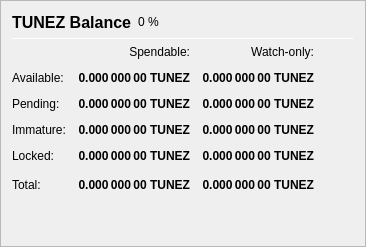
                   <widget class="QFrame" name="frame_Balances">
                    <property name="frameShape">
                     <enum>QFrame::StyledPanel</enum>
                    </property>
                    <property name="frameShadow">
                     <enum>QFrame::Raised</enum>
                    </property>
                    <layout class="QVBoxLayout" name="verticalLayout_4">
                     <item>
                      <layout class="QHBoxLayout" name="horizontalLayout_4">
                       <item>
                        <widget class="QLabel" name="label_5">
                         <property name="minimumSize">
                          <size>
                           <width>0</width>
                           <height>20</height>
                          </size>
                         </property>
                         <property name="font">
                          <font>
                           <pointsize>12</pointsize>
                           <weight>75</weight>
                           <bold>true</bold>
                          </font>
                         </property>
                         <property name="text">
                          <string>TUNEZ Balance</string>
                         </property>
                        </widget>
                       </item>
                       <item>
                        <widget class="QLabel" name="labelPIVPercent">
                         <property name="text">
                          <string notr="true">0 %</string>
                         </property>
                        </widget>
                       </item>
                       <item>
                        <spacer name="horizontalSpacer_3">
                         <property name="orientation">
                          <enum>Qt::Horizontal</enum>
                         </property>
                         <property name="sizeHint" stdset="0">
                          <size>
                           <width>40</width>
                           <height>20</height>
                          </size>
                         </property>
                        </spacer>
                       </item>
                      </layout>
                     </item>
                     <item>
                      <widget class="Line" name="line_Balance">
                       <property name="minimumSize">
                        <size>
                         <width>0</width>
                         <height>1</height>
                        </size>
                       </property>
                       <property name="maximumSize">
                        <size>
                         <width>16777215</width>
                         <height>1</height>
                        </size>
                       </property>
                       <property name="orientation">
                        <enum>Qt::Horizontal</enum>
                       </property>
                      </widget>
                     </item>
                     <item>
                      <layout class="QGridLayout" name="gridLayout">
                       <property name="spacing">
                        <number>12</number>
                       </property>
                       <item row="0" column="1">
                        <widget class="QLabel" name="labelSpendable">
                         <property name="text">
                          <string>Spendable:</string>
                         </property>
                         <property name="alignment">
                          <set>Qt::AlignRight|Qt::AlignTrailing|Qt::AlignVCenter</set>
                         </property>
                        </widget>
                       </item>
                       <item row="0" column="2">
                        <widget class="QLabel" name="labelWatchonly">
                         <property name="text">
                          <string>Watch-only:</string>
                         </property>
                         <property name="alignment">
                          <set>Qt::AlignRight|Qt::AlignTrailing|Qt::AlignVCenter</set>
                         </property>
                        </widget>
                       </item>
                       <item row="1" column="0">
                        <widget class="QLabel" name="labelBalanceText">
                         <property name="text">
                          <string>Available:</string>
                         </property>
                        </widget>
                       </item>
                       <item row="1" column="1">
                        <widget class="QLabel" name="labelBalance">
                         <property name="font">
                          <font>
                           <weight>75</weight>
                           <bold>true</bold>
                          </font>
                         </property>
                         <property name="cursor">
                          <cursorShape>IBeamCursor</cursorShape>
                         </property>
                         <property name="toolTip">
                          <string>Your current spendable balance</string>
                         </property>
                         <property name="text">
                          <string notr="true">0.000 000 00 TUNEZ</string>
                         </property>
                         <property name="alignment">
                          <set>Qt::AlignRight|Qt::AlignTrailing|Qt::AlignVCenter</set>
                         </property>
                         <property name="textInteractionFlags">
                          <set>Qt::LinksAccessibleByMouse|Qt::TextSelectableByKeyboard|Qt::TextSelectableByMouse</set>
                         </property>
                        </widget>
                       </item>
                       <item row="1" column="2">
                        <widget class="QLabel" name="labelWatchAvailable">
                         <property name="font">
                          <font>
                           <weight>75</weight>
                           <bold>true</bold>
                          </font>
                         </property>
                         <property name="cursor">
                          <cursorShape>IBeamCursor</cursorShape>
                         </property>
                         <property name="toolTip">
                          <string>Your current balance in watch-only addresses</string>
                         </property>
                         <property name="text">
                          <string notr="true">0.000 000 00 TUNEZ</string>
                         </property>
                         <property name="alignment">
                          <set>Qt::AlignRight|Qt::AlignTrailing|Qt::AlignVCenter</set>
                         </property>
                         <property name="textInteractionFlags">
                          <set>Qt::LinksAccessibleByMouse|Qt::TextSelectableByKeyboard|Qt::TextSelectableByMouse</set>
                         </property>
                        </widget>
                       </item>
                       <item row="2" column="0">
                        <widget class="QLabel" name="labelPendingText">
                         <property name="text">
                          <string>Pending:</string>
                         </property>
                        </widget>
                       </item>
                       <item row="2" column="1">
                        <widget class="QLabel" name="labelUnconfirmed">
                         <property name="font">
                          <font>
                           <weight>75</weight>
                           <bold>true</bold>
                          </font>
                         </property>
                         <property name="cursor">
                          <cursorShape>IBeamCursor</cursorShape>
                         </property>
                         <property name="toolTip">
                          <string>Total of transactions that have yet to be confirmed, and do not yet count toward the spendable balance</string>
                         </property>
                         <property name="text">
                          <string notr="true">0.000 000 00 TUNEZ</string>
                         </property>
                         <property name="alignment">
                          <set>Qt::AlignRight|Qt::AlignTrailing|Qt::AlignVCenter</set>
                         </property>
                         <property name="textInteractionFlags">
                          <set>Qt::LinksAccessibleByMouse|Qt::TextSelectableByKeyboard|Qt::TextSelectableByMouse</set>
                         </property>
                        </widget>
                       </item>
                       <item row="2" column="2">
                        <widget class="QLabel" name="labelWatchPending">
                         <property name="font">
                          <font>
                           <weight>75</weight>
                           <bold>true</bold>
                          </font>
                         </property>
                         <property name="cursor">
                          <cursorShape>IBeamCursor</cursorShape>
                         </property>
                         <property name="toolTip">
                          <string>Unconfirmed transactions to watch-only addresses</string>
                         </property>
                         <property name="text">
                          <string notr="true">0.000 000 00 TUNEZ</string>
                         </property>
                         <property name="alignment">
                          <set>Qt::AlignRight|Qt::AlignTrailing|Qt::AlignVCenter</set>
                         </property>
                         <property name="textInteractionFlags">
                          <set>Qt::LinksAccessibleByMouse|Qt::TextSelectableByKeyboard|Qt::TextSelectableByMouse</set>
                         </property>
                        </widget>
                       </item>
                       <item row="3" column="0">
                        <widget class="QLabel" name="labelImmatureText">
                         <property name="text">
                          <string>Immature:</string>
                         </property>
                        </widget>
                       </item>
                       <item row="3" column="1">
                        <widget class="QLabel" name="labelImmature">
                         <property name="font">
                          <font>
                           <weight>75</weight>
                           <bold>true</bold>
                          </font>
                         </property>
                         <property name="cursor">
                          <cursorShape>IBeamCursor</cursorShape>
                         </property>
                         <property name="toolTip">
                          <string>Staked or masternode rewards that has not yet matured</string>
                         </property>
                         <property name="text">
                          <string notr="true">0.000 000 00 TUNEZ</string>
                         </property>
                         <property name="alignment">
                          <set>Qt::AlignRight|Qt::AlignTrailing|Qt::AlignVCenter</set>
                         </property>
                         <property name="textInteractionFlags">
                          <set>Qt::LinksAccessibleByMouse|Qt::TextSelectableByKeyboard|Qt::TextSelectableByMouse</set>
                         </property>
                        </widget>
                       </item>
                       <item row="3" column="2">
                        <widget class="QLabel" name="labelWatchImmature">
                         <property name="font">
                          <font>
                           <weight>75</weight>
                           <bold>true</bold>
                          </font>
                         </property>
                         <property name="cursor">
                          <cursorShape>IBeamCursor</cursorShape>
                         </property>
                         <property name="toolTip">
                          <string>Staked or masternode rewards in watch-only addresses that has not yet matured</string>
                         </property>
                         <property name="text">
                          <string notr="true">0.000 000 00 TUNEZ</string>
                         </property>
                         <property name="alignment">
                          <set>Qt::AlignRight|Qt::AlignTrailing|Qt::AlignVCenter</set>
                         </property>
                         <property name="textInteractionFlags">
                          <set>Qt::LinksAccessibleByMouse|Qt::TextSelectableByKeyboard|Qt::TextSelectableByMouse</set>
                         </property>
                        </widget>
                       </item>
                       <item row="4" column="0">
                        <widget class="QLabel" name="labelLockedBalanceText">
                         <property name="toolTip">
                          <string>Locked TUNEZ or Masternode collaterals. These are excluded from zTUNEZ minting.</string>
                         </property>
                         <property name="text">
                          <string>Locked:</string>
                         </property>
                        </widget>
                       </item>
                       <item row="4" column="1">
                        <widget class="QLabel" name="labelLockedBalance">
                         <property name="font">
                          <font>
                           <weight>75</weight>
                           <bold>true</bold>
                          </font>
                         </property>
                         <property name="cursor">
                          <cursorShape>IBeamCursor</cursorShape>
                         </property>
                         <property name="toolTip">
                          <string>Locked TUNEZ or Masternode collaterals. These are excluded from zTUNEZ minting.</string>
                         </property>
                         <property name="text">
                          <string notr="true">0.000 000 00 TUNEZ</string>
                         </property>
                         <property name="alignment">
                          <set>Qt::AlignRight|Qt::AlignTrailing|Qt::AlignVCenter</set>
                         </property>
                         <property name="textInteractionFlags">
                          <set>Qt::LinksAccessibleByMouse|Qt::TextSelectableByKeyboard|Qt::TextSelectableByMouse</set>
                         </property>
                        </widget>
                       </item>
                       <item row="4" column="2">
                        <widget class="QLabel" name="labelWatchLocked">
                         <property name="font">
                          <font>
                           <weight>75</weight>
                           <bold>true</bold>
                          </font>
                         </property>
                         <property name="cursor">
                          <cursorShape>IBeamCursor</cursorShape>
                         </property>
                         <property name="toolTip">
                          <string>Current locked balance in watch-only addresses</string>
                         </property>
                         <property name="text">
                          <string notr="true">0.000 000 00 TUNEZ</string>
                         </property>
                         <property name="alignment">
                          <set>Qt::AlignRight|Qt::AlignTrailing|Qt::AlignVCenter</set>
                         </property>
                         <property name="textInteractionFlags">
                          <set>Qt::LinksAccessibleByMouse|Qt::TextSelectableByKeyboard|Qt::TextSelectableByMouse</set>
                         </property>
                        </widget>
                       </item>
                       <item row="5" column="0">
                        <widget class="QLabel" name="labelTotalText">
                         <property name="text">
                          <string>Total:</string>
                         </property>
                         <property name="toolTip">
                          <string>Your current TUNEZ balance, unconfirmed and immature transactions included</string>
                         </property>
                        </widget>
                       </item>
                       <item row="5" column="1">
                        <widget class="QLabel" name="labelTotal">
                         <property name="font">
                          <font>
                           <weight>75</weight>
                           <bold>true</bold>
                          </font>
                         </property>
                         <property name="cursor">
                          <cursorShape>IBeamCursor</cursorShape>
                         </property>
                         <property name="toolTip">
                          <string>Your current TUNEZ balance, unconfirmed and immature transactions included</string>
                         </property>
                         <property name="text">
                          <string notr="true">0.000 000 00 TUNEZ</string>
                         </property>
                         <property name="alignment">
                          <set>Qt::AlignRight|Qt::AlignTrailing|Qt::AlignVCenter</set>
                         </property>
                         <property name="textInteractionFlags">
                          <set>Qt::LinksAccessibleByMouse|Qt::TextSelectableByKeyboard|Qt::TextSelectableByMouse</set>
                         </property>
                        </widget>
                       </item>
                       <item row="5" column="2">
                        <widget class="QLabel" name="labelWatchTotal">
                         <property name="font">
                          <font>
                           <weight>75</weight>
                           <bold>true</bold>
                          </font>
                         </property>
                         <property name="cursor">
                          <cursorShape>IBeamCursor</cursorShape>
                         </property>
                         <property name="toolTip">
                          <string>Current total balance in watch-only addresses</string>
                         </property>
                         <property name="text">
                          <string notr="true">0.000 000 00 TUNEZ</string>
                         </property>
                         <property name="alignment">
                          <set>Qt::AlignRight|Qt::AlignTrailing|Qt::AlignVCenter</set>
                         </property>
                         <property name="textInteractionFlags">
                          <set>Qt::LinksAccessibleByMouse|Qt::TextSelectableByKeyboard|Qt::TextSelectableByMouse</set>
                         </property>
                        </widget>
                       </item>
                       <item row="5" column="3">
                        <spacer name="horizontalSpacer_9">
                         <property name="orientation">
                          <enum>Qt::Horizontal</enum>
                         </property>
                         <property name="sizeHint" stdset="0">
                          <size>
                           <width>40</width>
                           <height>20</height>
                          </size>
                         </property>
                        </spacer>
                       </item>
                      </layout>
                     </item>
                     <item>
                      <spacer name="verticalSpacer_3">
                       <property name="orientation">
                        <enum>Qt::Vertical</enum>
                       </property>
                       <property name="sizeHint" stdset="0">
                        <size>
                         <width>20</width>
                         <height>40</height>
                        </size>
                       </property>
                      </spacer>
                     </item>
                    </layout>
                   </widget>
